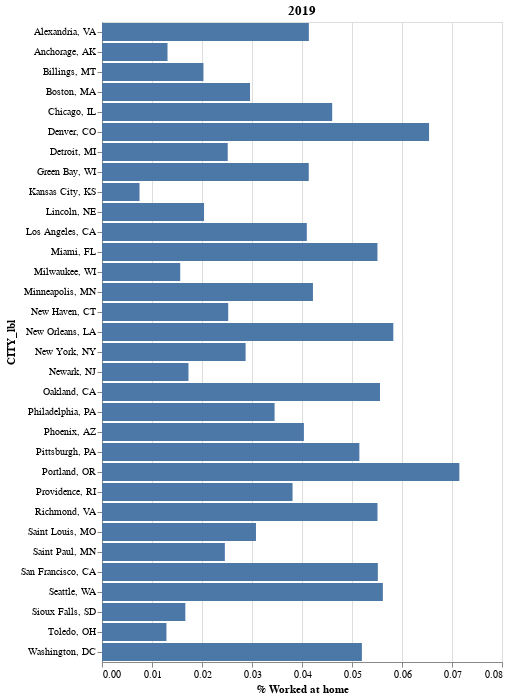

The notebook cell this image was saved under:
### Markdown cell above
## Well. That's a mess.
## How about we scale this back a bit...Just % Worked at home for the year 2019, and display it as a vertical bar chart

### Code cell
# Start with just a 1 year
one_year = table[table["YEAR"]==2019]
bar = alt.Chart(one_year, title="2019").mark_bar().encode(
        alt.X('% Worked at home'),
        alt.Y('CITY_lbl:N'),
    )
bar

### Figure 1 — Vega-Lite specification as saved in the notebook (floating-point values rounded to 4 significant figures)
{"config": {"view": {"continuousWidth": 400, "continuousHeight": 300}}, "data": {"name": "data-ddc346951445cd63047652a19abe7746"}, "mark": "bar", "encoding": {"x": {"type": "quantitative", "field": "% Worked at home"}, "y": {"type": "nominal", "field": "CITY_lbl"}}, "title": "2019", "$schema": "https://vega.github.io/schema/vega-lite/v4.8.1.json", "datasets": {"data-ddc346951445cd63047652a19abe7746": [{"YEAR": 2019, "CITY_lbl": "Alexandria, VA", "Auto, truck, or van": 492, "Bicycle": 13, "Bus": 31, "Bus or trolley bus": 0, "Ferryboat": 0, "Light rail, streetcar, or trolley (Carro público in PR)": 2, "Long-distance train or commuter train": 1, "Motorcycle": 0, "N/A": 271, "Other": 10, "Streetcar or trolley car (publico in Puerto Rico, 2000)": 0, "Subway or elevated": 101, "Taxicab": 4, "Walked only": 25, "Worked at home": 41, "All": 991, "% Auto, truck, or van": 0.4965, "% Bicycle": 0.01312, "% Bus or trolley bus": 0.0, "% Long-distance train or commuter train": 0.001009, "% Motorcycle": 0.0, "% N/A": 0.2735, "% Other": 0.01009, "% Subway or elevated": 0.1019, "% Taxicab": 0.004036, "% Walked only": 0.02523, "% Worked at home": 0.04137, "% Streetcar or trolley car (publico in Puerto Rico, 2000)": 0.0, "% Ferryboat": 0.0, "% Bus": 0.03128, "% Light rail, streetcar, or trolley (Carro público in PR)": 0.002018}, {"YEAR": 2019, "CITY_lbl": "Anchorage, AK", "Auto, truck, or van": 392, "Bicycle": 4, "Bus": 6, "Bus or trolley bus": 0, "Ferryboat": 0, "Light rail, streetcar, or trolley (Carro público in PR)": 0, "Long-distance train or commuter train": 0, "Motorcycle": 0, "N/A": 264, "Other": 7, "Streetcar or trolley car (publico in Puerto Rico, 2000)": 0, "Subway or elevated": 0, "Taxicab": 0, "Walked only": 5, "Worked at home": 9, "All": 687, "% Auto, truck, or van": 0.5706, "% Bicycle": 0.005822, "% Bus or trolley bus": 0.0, "% Long-distance train or commuter train": 0.0, "% Motorcycle": 0.0, "% N/A": 0.3843, "% Other": 0.01019, "% Subway or elevated": 0.0, "% Taxicab": 0.0, "% Walked only": 0.007278, "% Worked at home": 0.0131, "% Streetcar or trolley car (publico in Puerto Rico, 2000)": 0.0, "% Ferryboat": 0.0, "% Bus": 0.008734, "% Light rail, streetcar, or trolley (Carro público in PR)": 0.0}, {"YEAR": 2019, "CITY_lbl": "Billings, MT", "Auto, truck, or van": 186, "Bicycle": 0, "Bus": 1, "Bus or trolley bus": 0, "Ferryboat": 0, "Light rail, streetcar, or trolley (Carro público in PR)": 0, "Long-distance train or commuter train": 0, "Motorcycle": 1, "N/A": 144, "Other": 1, "Streetcar or trolley car (publico in Puerto Rico, 2000)": 0, "Subway or elevated": 0, "Taxicab": 0, "Walked only": 5, "Worked at home": 7, "All": 345, "% Auto, truck, or van": 0.5391, "% Bicycle": 0.0, "% Bus or trolley bus": 0.0, "% Long-distance train or commuter train": 0.0, "% Motorcycle": 0.002899, "% N/A": 0.4174, "% Other": 0.002899, "% Subway or elevated": 0.0, "% Taxicab": 0.0, "% Walked only": 0.01449, "% Worked at home": 0.02029, "% Streetcar or trolley car (publico in Puerto Rico, 2000)": 0.0, "% Ferryboat": 0.0, "% Bus": 0.002899, "% Light rail, streetcar, or trolley (Carro público in PR)": 0.0}, {"YEAR": 2019, "CITY_lbl": "Boston, MA", "Auto, truck, or van": 1062, "Bicycle": 91, "Bus": 234, "Bus or trolley bus": 0, "Ferryboat": 1, "Light rail, streetcar, or trolley (Carro público in PR)": 23, "Long-distance train or commuter train": 45, "Motorcycle": 1, "N/A": 724, "Other": 26, "Streetcar or trolley car (publico in Puerto Rico, 2000)": 0, "Subway or elevated": 555, "Taxicab": 20, "Walked only": 397, "Worked at home": 97, "All": 3276, "% Auto, truck, or van": 0.3242, "% Bicycle": 0.02778, "% Bus or trolley bus": 0.0, "% Long-distance train or commuter train": 0.01374, "% Motorcycle": 0.0003053, "% N/A": 0.221, "% Other": 0.007937, "% Subway or elevated": 0.1694, "% Taxicab": 0.006105, "% Walked only": 0.1212, "% Worked at home": 0.02961, "% Streetcar or trolley car (publico in Puerto Rico, 2000)": 0.0, "% Ferryboat": 0.0003053, "% Bus": 0.07143, "% Light rail, streetcar, or trolley (Carro público in PR)": 0.007021}, {"YEAR": 2019, "CITY_lbl": "Chicago, IL", "Auto, truck, or van": 4013, "Bicycle": 146, "Bus": 755, "Bus or trolley bus": 0, "Ferryboat": 0, "Light rail, streetcar, or trolley (Carro público in PR)": 22, "Long-distance train or commuter train": 140, "Motorcycle": 6, "N/A": 3286, "Other": 57, "Streetcar or trolley car (publico in Puerto Rico, 2000)": 0, "Subway or elevated": 1277, "Taxicab": 76, "Walked only": 417, "Worked at home": 492, "All": 10687, "% Auto, truck, or van": 0.3755, "% Bicycle": 0.01366, "% Bus or trolley bus": 0.0, "% Long-distance train or commuter train": 0.0131, "% Motorcycle": 0.0005614, "% N/A": 0.3075, "% Other": 0.005334, "% Subway or elevated": 0.1195, "% Taxicab": 0.007111, "% Walked only": 0.03902, "% Worked at home": 0.04604, "% Streetcar or trolley car (publico in Puerto Rico, 2000)": 0.0, "% Ferryboat": 0.0, "% Bus": 0.07065, "% Light rail, streetcar, or trolley (Carro público in PR)": 0.002059}, {"YEAR": 2019, "CITY_lbl": "Denver, CO", "Auto, truck, or van": 1912, "Bicycle": 69, "Bus": 104, "Bus or trolley bus": 0, "Ferryboat": 0, "Light rail, streetcar, or trolley (Carro público in PR)": 59, "Long-distance train or commuter train": 8, "Motorcycle": 12, "N/A": 947, "Other": 13, "Streetcar or trolley car (publico in Puerto Rico, 2000)": 0, "Subway or elevated": 12, "Taxicab": 8, "Walked only": 128, "Worked at home": 229, "All": 3501, "% Auto, truck, or van": 0.5461, "% Bicycle": 0.01971, "% Bus or trolley bus": 0.0, "% Long-distance train or commuter train": 0.002285, "% Motorcycle": 0.003428, "% N/A": 0.2705, "% Other": 0.003713, "% Subway or elevated": 0.003428, "% Taxicab": 0.002285, "% Walked only": 0.03656, "% Worked at home": 0.06541, "% Streetcar or trolley car (publico in Puerto Rico, 2000)": 0.0, "% Ferryboat": 0.0, "% Bus": 0.02971, "% Light rail, streetcar, or trolley (Carro público in PR)": 0.01685}, {"YEAR": 2019, "CITY_lbl": "Detroit, MI", "Auto, truck, or van": 741, "Bicycle": 4, "Bus": 60, "Bus or trolley bus": 0, "Ferryboat": 0, "Light rail, streetcar, or trolley (Carro público in PR)": 3, "Long-distance train or commuter train": 0, "Motorcycle": 1, "N/A": 642, "Other": 17, "Streetcar or trolley car (publico in Puerto Rico, 2000)": 0, "Subway or elevated": 2, "Taxicab": 1, "Walked only": 41, "Worked at home": 39, "All": 1551, "% Auto, truck, or van": 0.4778, "% Bicycle": 0.002579, "% Bus or trolley bus": 0.0, "% Long-distance train or commuter train": 0.0, "% Motorcycle": 0.0006447, "% N/A": 0.4139, "% Other": 0.01096, "% Subway or elevated": 0.001289, "% Taxicab": 0.0006447, "% Walked only": 0.02643, "% Worked at home": 0.02515, "% Streetcar or trolley car (publico in Puerto Rico, 2000)": 0.0, "% Ferryboat": 0.0, "% Bus": 0.03868, "% Light rail, streetcar, or trolley (Carro público in PR)": 0.001934}, {"YEAR": 2019, "CITY_lbl": "Green Bay, WI", "Auto, truck, or van": 157, "Bicycle": 1, "Bus": 3, "Bus or trolley bus": 0, "Ferryboat": 0, "Light rail, streetcar, or trolley (Carro público in PR)": 0, "Long-distance train or commuter train": 0, "Motorcycle": 1, "N/A": 90, "Other": 0, "Streetcar or trolley car (publico in Puerto Rico, 2000)": 0, "Subway or elevated": 0, "Taxicab": 0, "Walked only": 3, "Worked at home": 11, "All": 266, "% Auto, truck, or van": 0.5902, "% Bicycle": 0.003759, "% Bus or trolley bus": 0.0, "% Long-distance train or commuter train": 0.0, "% Motorcycle": 0.003759, "% N/A": 0.3383, "% Other": 0.0, "% Subway or elevated": 0.0, "% Taxicab": 0.0, "% Walked only": 0.01128, "% Worked at home": 0.04135, "% Streetcar or trolley car (publico in Puerto Rico, 2000)": 0.0, "% Ferryboat": 0.0, "% Bus": 0.01128, "% Light rail, streetcar, or trolley (Carro público in PR)": 0.0}, {"YEAR": 2019, "CITY_lbl": "Kansas City, KS", "Auto, truck, or van": 364, "Bicycle": 1, "Bus": 1, "Bus or trolley bus": 0, "Ferryboat": 0, "Light rail, streetcar, or trolley (Carro público in PR)": 0, "Long-distance train or commuter train": 0, "Motorcycle": 0, "N/A": 288, "Other": 1, "Streetcar or trolley car (publico in Puerto Rico, 2000)": 0, "Subway or elevated": 0, "Taxicab": 0, "Walked only": 6, "Worked at home": 5, "All": 666, "% Auto, truck, or van": 0.5465, "% Bicycle": 0.001502, "% Bus or trolley bus": 0.0, "% Long-distance train or commuter train": 0.0, "% Motorcycle": 0.0, "% N/A": 0.4324, "% Other": 0.001502, "% Subway or elevated": 0.0, "% Taxicab": 0.0, "% Walked only": 0.009009, "% Worked at home": 0.007508, "% Streetcar or trolley car (publico in Puerto Rico, 2000)": 0.0, "% Ferryboat": 0.0, "% Bus": 0.001502, "% Light rail, streetcar, or trolley (Carro público in PR)": 0.0}, {"YEAR": 2019, "CITY_lbl": "Lincoln, NE", "Auto, truck, or van": 673, "Bicycle": 6, "Bus": 3, "Bus or trolley bus": 0, "Ferryboat": 0, "Light rail, streetcar, or trolley (Carro público in PR)": 0, "Long-distance train or commuter train": 0, "Motorcycle": 0, "N/A": 460, "Other": 3, "Streetcar or trolley car (publico in Puerto Rico, 2000)": 0, "Subway or elevated": 0, "Taxicab": 0, "Walked only": 7, "Worked at home": 24, "All": 1176, "% Auto, truck, or van": 0.5723, "% Bicycle": 0.005102, "% Bus or trolley bus": 0.0, "% Long-distance train or commuter train": 0.0, "% Motorcycle": 0.0, "% N/A": 0.3912, "% Other": 0.002551, "% Subway or elevated": 0.0, "% Taxicab": 0.0, "% Walked only": 0.005952, "% Worked at home": 0.02041, "% Streetcar or trolley car (publico in Puerto Rico, 2000)": 0.0, "% Ferryboat": 0.0, "% Bus": 0.002551, "% Light rail, streetcar, or trolley (Carro público in PR)": 0.0}, {"YEAR": 2019, "CITY_lbl": "Los Angeles, CA", "Auto, truck, or van": 10896, "Bicycle": 123, "Bus": 829, "Bus or trolley bus": 0, "Ferryboat": 12, "Light rail, streetcar, or trolley (Carro público in PR)": 39, "Long-distance train or commuter train": 27, "Motorcycle": 29, "N/A": 6677, "Other": 145, "Streetcar or trolley car (publico in Puerto Rico, 2000)": 0, "Subway or elevated": 172, "Taxicab": 61, "Walked only": 375, "Worked at home": 828, "All": 20213, "% Auto, truck, or van": 0.5391, "% Bicycle": 0.006085, "% Bus or trolley bus": 0.0, "% Long-distance train or commuter train": 0.001336, "% Motorcycle": 0.001435, "% N/A": 0.3303, "% Other": 0.007174, "% Subway or elevated": 0.008509, "% Taxicab": 0.003018, "% Walked only": 0.01855, "% Worked at home": 0.04096, "% Streetcar or trolley car (publico in Puerto Rico, 2000)": 0.0, "% Ferryboat": 0.0005937, "% Bus": 0.04101, "% Light rail, streetcar, or trolley (Carro público in PR)": 0.001929}, {"YEAR": 2019, "CITY_lbl": "Miami, FL", "Auto, truck, or van": 959, "Bicycle": 9, "Bus": 62, "Bus or trolley bus": 0, "Ferryboat": 0, "Light rail, streetcar, or trolley (Carro público in PR)": 4, "Long-distance train or commuter train": 2, "Motorcycle": 8, "N/A": 514, "Other": 30, "Streetcar or trolley car (publico in Puerto Rico, 2000)": 0, "Subway or elevated": 16, "Taxicab": 15, "Walked only": 79, "Worked at home": 99, "All": 1797, "% Auto, truck, or van": 0.5337, "% Bicycle": 0.005008, "% Bus or trolley bus": 0.0, "% Long-distance train or commuter train": 0.001113, "% Motorcycle": 0.004452, "% N/A": 0.286, "% Other": 0.01669, "% Subway or elevated": 0.008904, "% Taxicab": 0.008347, "% Walked only": 0.04396, "% Worked at home": 0.05509, "% Streetcar or trolley car (publico in Puerto Rico, 2000)": 0.0, "% Ferryboat": 0.0, "% Bus": 0.0345, "% Light rail, streetcar, or trolley (Carro público in PR)": 0.002226}, {"YEAR": 2019, "CITY_lbl": "Milwaukee, WI", "Auto, truck, or van": 791, "Bicycle": 8, "Bus": 53, "Bus or trolley bus": 0, "Ferryboat": 0, "Light rail, streetcar, or trolley (Carro público in PR)": 0, "Long-distance train or commuter train": 1, "Motorcycle": 0, "N/A": 623, "Other": 5, "Streetcar or trolley car (publico in Puerto Rico, 2000)": 0, "Subway or elevated": 2, "Taxicab": 2, "Walked only": 25, "Worked at home": 24, "All": 1534, "% Auto, truck, or van": 0.5156, "% Bicycle": 0.005215, "% Bus or trolley bus": 0.0, "% Long-distance train or commuter train": 0.0006519, "% Motorcycle": 0.0, "% N/A": 0.4061, "% Other": 0.003259, "% Subway or elevated": 0.001304, "% Taxicab": 0.001304, "% Walked only": 0.0163, "% Worked at home": 0.01565, "% Streetcar or trolley car (publico in Puerto Rico, 2000)": 0.0, "% Ferryboat": 0.0, "% Bus": 0.03455, "% Light rail, streetcar, or trolley (Carro público in PR)": 0.0}, {"YEAR": 2019, "CITY_lbl": "Minneapolis, MN", "Auto, truck, or van": 661, "Bicycle": 48, "Bus": 71, "Bus or trolley bus": 0, "Ferryboat": 1, "Light rail, streetcar, or trolley (Carro público in PR)": 24, "Long-distance train or commuter train": 1, "Motorcycle": 1, "N/A": 430, "Other": 8, "Streetcar or trolley car (publico in Puerto Rico, 2000)": 0, "Subway or elevated": 4, "Taxicab": 5, "Walked only": 40, "Worked at home": 57, "All": 1351, "% Auto, truck, or van": 0.4893, "% Bicycle": 0.03553, "% Bus or trolley bus": 0.0, "% Long-distance train or commuter train": 0.0007402, "% Motorcycle": 0.0007402, "% N/A": 0.3183, "% Other": 0.005922, "% Subway or elevated": 0.002961, "% Taxicab": 0.003701, "% Walked only": 0.02961, "% Worked at home": 0.04219, "% Streetcar or trolley car (publico in Puerto Rico, 2000)": 0.0, "% Ferryboat": 0.0007402, "% Bus": 0.05255, "% Light rail, streetcar, or trolley (Carro público in PR)": 0.01776}, {"YEAR": 2019, "CITY_lbl": "New Haven, CT", "Auto, truck, or van": 219, "Bicycle": 14, "Bus": 35, "Bus or trolley bus": 0, "Ferryboat": 0, "Light rail, streetcar, or trolley (Carro público in PR)": 1, "Long-distance train or commuter train": 5, "Motorcycle": 0, "N/A": 169, "Other": 0, "Streetcar or trolley car (publico in Puerto Rico, 2000)": 0, "Subway or elevated": 1, "Taxicab": 0, "Walked only": 58, "Worked at home": 13, "All": 515, "% Auto, truck, or van": 0.4252, "% Bicycle": 0.02718, "% Bus or trolley bus": 0.0, "% Long-distance train or commuter train": 0.009709, "% Motorcycle": 0.0, "% N/A": 0.3282, "% Other": 0.0, "% Subway or elevated": 0.001942, "% Taxicab": 0.0, "% Walked only": 0.1126, "% Worked at home": 0.02524, "% Streetcar or trolley car (publico in Puerto Rico, 2000)": 0.0, "% Ferryboat": 0.0, "% Bus": 0.06796, "% Light rail, streetcar, or trolley (Carro público in PR)": 0.001942}, {"YEAR": 2019, "CITY_lbl": "New Orleans, LA", "Auto, truck, or van": 1276, "Bicycle": 70, "Bus": 46, "Bus or trolley bus": 0, "Ferryboat": 0, "Light rail, streetcar, or trolley (Carro público in PR)": 14, "Long-distance train or commuter train": 0, "Motorcycle": 9, "N/A": 657, "Other": 17, "Streetcar or trolley car (publico in Puerto Rico, 2000)": 0, "Subway or elevated": 1, "Taxicab": 7, "Walked only": 69, "Worked at home": 134, "All": 2300, "% Auto, truck, or van": 0.5548, "% Bicycle": 0.03043, "% Bus or trolley bus": 0.0, "% Long-distance train or commuter train": 0.0, "% Motorcycle": 0.003913, "% N/A": 0.2857, "% Other": 0.007391, "% Subway or elevated": 0.0004348, "% Taxicab": 0.003043, "% Walked only": 0.03, "% Worked at home": 0.05826, "% Streetcar or trolley car (publico in Puerto Rico, 2000)": 0.0, "% Ferryboat": 0.0, "% Bus": 0.02, "% Light rail, streetcar, or trolley (Carro público in PR)": 0.006087}, {"YEAR": 2019, "CITY_lbl": "New York, NY", "Auto, truck, or van": 6531, "Bicycle": 347, "Bus": 1962, "Bus or trolley bus": 0, "Ferryboat": 108, "Light rail, streetcar, or trolley (Carro público in PR)": 18, "Long-distance train or commuter train": 339, "Motorcycle": 27, "N/A": 11586, "Other": 150, "Streetcar or trolley car (publico in Puerto Rico, 2000)": 0, "Subway or elevated": 10592, "Taxicab": 224, "Walked only": 2002, "Worked at home": 1002, "All": 34888, "% Auto, truck, or van": 0.1872, "% Bicycle": 0.009946, "% Bus or trolley bus": 0.0, "% Long-distance train or commuter train": 0.009717, "% Motorcycle": 0.0007739, "% N/A": 0.3321, "% Other": 0.004299, "% Subway or elevated": 0.3036, "% Taxicab": 0.006421, "% Walked only": 0.05738, "% Worked at home": 0.02872, "% Streetcar or trolley car (publico in Puerto Rico, 2000)": 0.0, "% Ferryboat": 0.003096, "% Bus": 0.05624, "% Light rail, streetcar, or trolley (Carro público in PR)": 0.0005159}, {"YEAR": 2019, "CITY_lbl": "Newark, NJ", "Auto, truck, or van": 347, "Bicycle": 2, "Bus": 85, "Bus or trolley bus": 0, "Ferryboat": 0, "Light rail, streetcar, or trolley (Carro público in PR)": 1, "Long-distance train or commuter train": 15, "Motorcycle": 0, "N/A": 397, "Other": 58, "Streetcar or trolley car (publico in Puerto Rico, 2000)": 0, "Subway or elevated": 26, "Taxicab": 9, "Walked only": 26, "Worked at home": 17, "All": 983, "% Auto, truck, or van": 0.353, "% Bicycle": 0.002035, "% Bus or trolley bus": 0.0, "% Long-distance train or commuter train": 0.01526, "% Motorcycle": 0.0, "% N/A": 0.4039, "% Other": 0.059, "% Subway or elevated": 0.02645, "% Taxicab": 0.009156, "% Walked only": 0.02645, "% Worked at home": 0.01729, "% Streetcar or trolley car (publico in Puerto Rico, 2000)": 0.0, "% Ferryboat": 0.0, "% Bus": 0.08647, "% Light rail, streetcar, or trolley (Carro público in PR)": 0.001017}, {"YEAR": 2019, "CITY_lbl": "Oakland, CA", "Auto, truck, or van": 992, "Bicycle": 69, "Bus": 130, "Bus or trolley bus": 0, "Ferryboat": 6, "Light rail, streetcar, or trolley (Carro público in PR)": 8, "Long-distance train or commuter train": 41, "Motorcycle": 12, "N/A": 764, "Other": 14, "Streetcar or trolley car (publico in Puerto Rico, 2000)": 0, "Subway or elevated": 316, "Taxicab": 2, "Walked only": 58, "Worked at home": 142, "All": 2554, "% Auto, truck, or van": 0.3884, "% Bicycle": 0.02702, "% Bus or trolley bus": 0.0, "% Long-distance train or commuter train": 0.01605, "% Motorcycle": 0.004699, "% N/A": 0.2991, "% Other": 0.005482, "% Subway or elevated": 0.1237, "% Taxicab": 0.0007831, "% Walked only": 0.02271, "% Worked at home": 0.0556, "% Streetcar or trolley car (publico in Puerto Rico, 2000)": 0.0, "% Ferryboat": 0.002349, "% Bus": 0.0509, "% Light rail, streetcar, or trolley (Carro público in PR)": 0.003132}, {"YEAR": 2019, "CITY_lbl": "Philadelphia, PA", "Auto, truck, or van": 1482, "Bicycle": 72, "Bus": 276, "Bus or trolley bus": 0, "Ferryboat": 0, "Light rail, streetcar, or trolley (Carro público in PR)": 30, "Long-distance train or commuter train": 74, "Motorcycle": 4, "N/A": 1331, "Other": 29, "Streetcar or trolley car (publico in Puerto Rico, 2000)": 0, "Subway or elevated": 197, "Taxicab": 10, "Walked only": 243, "Worked at home": 134, "All": 3882, "% Auto, truck, or van": 0.3818, "% Bicycle": 0.01855, "% Bus or trolley bus": 0.0, "% Long-distance train or commuter train": 0.01906, "% Motorcycle": 0.00103, "% N/A": 0.3429, "% Other": 0.00747, "% Subway or elevated": 0.05075, "% Taxicab": 0.002576, "% Walked only": 0.0626, "% Worked at home": 0.03452, "% Streetcar or trolley car (publico in Puerto Rico, 2000)": 0.0, "% Ferryboat": 0.0, "% Bus": 0.0711, "% Light rail, streetcar, or trolley (Carro público in PR)": 0.007728}, {"YEAR": 2019, "CITY_lbl": "Phoenix, AZ", "Auto, truck, or van": 3665, "Bicycle": 30, "Bus": 84, "Bus or trolley bus": 0, "Ferryboat": 1, "Light rail, streetcar, or trolley (Carro público in PR)": 21, "Long-distance train or commuter train": 0, "Motorcycle": 12, "N/A": 2615, "Other": 47, "Streetcar or trolley car (publico in Puerto Rico, 2000)": 0, "Subway or elevated": 0, "Taxicab": 8, "Walked only": 52, "Worked at home": 275, "All": 6810, "% Auto, truck, or van": 0.5382, "% Bicycle": 0.004405, "% Bus or trolley bus": 0.0, "% Long-distance train or commuter train": 0.0, "% Motorcycle": 0.001762, "% N/A": 0.384, "% Other": 0.006902, "% Subway or elevated": 0.0, "% Taxicab": 0.001175, "% Walked only": 0.007636, "% Worked at home": 0.04038, "% Streetcar or trolley car (publico in Puerto Rico, 2000)": 0.0, "% Ferryboat": 0.0001468, "% Bus": 0.01233, "% Light rail, streetcar, or trolley (Carro público in PR)": 0.003084}, {"YEAR": 2019, "CITY_lbl": "Pittsburgh, PA", "Auto, truck, or van": 518, "Bicycle": 17, "Bus": 120, "Bus or trolley bus": 0, "Ferryboat": 0, "Light rail, streetcar, or trolley (Carro público in PR)": 3, "Long-distance train or commuter train": 0, "Motorcycle": 3, "N/A": 283, "Other": 8, "Streetcar or trolley car (publico in Puerto Rico, 2000)": 0, "Subway or elevated": 6, "Taxicab": 3, "Walked only": 71, "Worked at home": 56, "All": 1088, "% Auto, truck, or van": 0.4761, "% Bicycle": 0.01562, "% Bus or trolley bus": 0.0, "% Long-distance train or commuter train": 0.0, "% Motorcycle": 0.002757, "% N/A": 0.2601, "% Other": 0.007353, "% Subway or elevated": 0.005515, "% Taxicab": 0.002757, "% Walked only": 0.06526, "% Worked at home": 0.05147, "% Streetcar or trolley car (publico in Puerto Rico, 2000)": 0.0, "% Ferryboat": 0.0, "% Bus": 0.1103, "% Light rail, streetcar, or trolley (Carro público in PR)": 0.002757}, {"YEAR": 2019, "CITY_lbl": "Portland, OR", "Auto, truck, or van": 1642, "Bicycle": 172, "Bus": 209, "Bus or trolley bus": 0, "Ferryboat": 1, "Light rail, streetcar, or trolley (Carro público in PR)": 71, "Long-distance train or commuter train": 4, "Motorcycle": 7, "N/A": 961, "Other": 15, "Streetcar or trolley car (publico in Puerto Rico, 2000)": 0, "Subway or elevated": 6, "Taxicab": 1, "Walked only": 133, "Worked at home": 248, "All": 3470, "% Auto, truck, or van": 0.4732, "% Bicycle": 0.04957, "% Bus or trolley bus": 0.0, "% Long-distance train or commuter train": 0.001153, "% Motorcycle": 0.002017, "% N/A": 0.2769, "% Other": 0.004323, "% Subway or elevated": 0.001729, "% Taxicab": 0.0002882, "% Walked only": 0.03833, "% Worked at home": 0.07147, "% Streetcar or trolley car (publico in Puerto Rico, 2000)": 0.0, "% Ferryboat": 0.0002882, "% Bus": 0.06023, "% Light rail, streetcar, or trolley (Carro público in PR)": 0.02046}, {"YEAR": 2019, "CITY_lbl": "Providence, RI", "Auto, truck, or van": 286, "Bicycle": 4, "Bus": 18, "Bus or trolley bus": 0, "Ferryboat": 0, "Light rail, streetcar, or trolley (Carro público in PR)": 0, "Long-distance train or commuter train": 11, "Motorcycle": 0, "N/A": 178, "Other": 4, "Streetcar or trolley car (publico in Puerto Rico, 2000)": 0, "Subway or elevated": 0, "Taxicab": 1, "Walked only": 28, "Worked at home": 21, "All": 551, "% Auto, truck, or van": 0.5191, "% Bicycle": 0.00726, "% Bus or trolley bus": 0.0, "% Long-distance train or commuter train": 0.01996, "% Motorcycle": 0.0, "% N/A": 0.323, "% Other": 0.00726, "% Subway or elevated": 0.0, "% Taxicab": 0.001815, "% Walked only": 0.05082, "% Worked at home": 0.03811, "% Streetcar or trolley car (publico in Puerto Rico, 2000)": 0.0, "% Ferryboat": 0.0, "% Bus": 0.03267, "% Light rail, streetcar, or trolley (Carro público in PR)": 0.0}, {"YEAR": 2019, "CITY_lbl": "Richmond, VA", "Auto, truck, or van": 681, "Bicycle": 12, "Bus": 33, "Bus or trolley bus": 0, "Ferryboat": 0, "Light rail, streetcar, or trolley (Carro público in PR)": 0, "Long-distance train or commuter train": 1, "Motorcycle": 3, "N/A": 265, "Other": 9, "Streetcar or trolley car (publico in Puerto Rico, 2000)": 0, "Subway or elevated": 0, "Taxicab": 1, "Walked only": 24, "Worked at home": 60, "All": 1089, "% Auto, truck, or van": 0.6253, "% Bicycle": 0.01102, "% Bus or trolley bus": 0.0, "% Long-distance train or commuter train": 0.0009183, "% Motorcycle": 0.002755, "% N/A": 0.2433, "% Other": 0.008264, "% Subway or elevated": 0.0, "% Taxicab": 0.0009183, "% Walked only": 0.02204, "% Worked at home": 0.0551, "% Streetcar or trolley car (publico in Puerto Rico, 2000)": 0.0, "% Ferryboat": 0.0, "% Bus": 0.0303, "% Light rail, streetcar, or trolley (Carro público in PR)": 0.0}, {"YEAR": 2019, "CITY_lbl": "Saint Louis, MO", "Auto, truck, or van": 738, "Bicycle": 10, "Bus": 30, "Bus or trolley bus": 0, "Ferryboat": 0, "Light rail, streetcar, or trolley (Carro público in PR)": 4, "Long-distance train or commuter train": 0, "Motorcycle": 0, "N/A": 375, "Other": 6, "Streetcar or trolley car (publico in Puerto Rico, 2000)": 0, "Subway or elevated": 5, "Taxicab": 2, "Walked only": 26, "Worked at home": 38, "All": 1234, "% Auto, truck, or van": 0.5981, "% Bicycle": 0.008104, "% Bus or trolley bus": 0.0, "% Long-distance train or commuter train": 0.0, "% Motorcycle": 0.0, "% N/A": 0.3039, "% Other": 0.004862, "% Subway or elevated": 0.004052, "% Taxicab": 0.001621, "% Walked only": 0.02107, "% Worked at home": 0.03079, "% Streetcar or trolley car (publico in Puerto Rico, 2000)": 0.0, "% Ferryboat": 0.0, "% Bus": 0.02431, "% Light rail, streetcar, or trolley (Carro público in PR)": 0.003241}, {"YEAR": 2019, "CITY_lbl": "Saint Paul, MN", "Auto, truck, or van": 465, "Bicycle": 6, "Bus": 35, "Bus or trolley bus": 0, "Ferryboat": 0, "Light rail, streetcar, or trolley (Carro público in PR)": 22, "Long-distance train or commuter train": 1, "Motorcycle": 1, "N/A": 361, "Other": 7, "Streetcar or trolley car (publico in Puerto Rico, 2000)": 0, "Subway or elevated": 1, "Taxicab": 0, "Walked only": 14, "Worked at home": 23, "All": 936, "% Auto, truck, or van": 0.4968, "% Bicycle": 0.00641, "% Bus or trolley bus": 0.0, "% Long-distance train or commuter train": 0.001068, "% Motorcycle": 0.001068, "% N/A": 0.3857, "% Other": 0.007479, "% Subway or elevated": 0.001068, "% Taxicab": 0.0, "% Walked only": 0.01496, "% Worked at home": 0.02457, "% Streetcar or trolley car (publico in Puerto Rico, 2000)": 0.0, "% Ferryboat": 0.0, "% Bus": 0.03739, "% Light rail, streetcar, or trolley (Carro público in PR)": 0.0235}, {"YEAR": 2019, "CITY_lbl": "San Francisco, CA", "Auto, truck, or van": 1258, "Bicycle": 171, "Bus": 736, "Bus or trolley bus": 0, "Ferryboat": 0, "Light rail, streetcar, or trolley (Carro público in PR)": 78, "Long-distance train or commuter train": 77, "Motorcycle": 39, "N/A": 1023, "Other": 60, "Streetcar or trolley car (publico in Puerto Rico, 2000)": 0, "Subway or elevated": 310, "Taxicab": 56, "Walked only": 405, "Worked at home": 246, "All": 4459, "% Auto, truck, or van": 0.2821, "% Bicycle": 0.03835, "% Bus or trolley bus": 0.0, "% Long-distance train or commuter train": 0.01727, "% Motorcycle": 0.008746, "% N/A": 0.2294, "% Other": 0.01346, "% Subway or elevated": 0.06952, "% Taxicab": 0.01256, "% Walked only": 0.09083, "% Worked at home": 0.05517, "% Streetcar or trolley car (publico in Puerto Rico, 2000)": 0.0, "% Ferryboat": 0.0, "% Bus": 0.1651, "% Light rail, streetcar, or trolley (Carro público in PR)": 0.01749}, {"YEAR": 2019, "CITY_lbl": "Seattle, WA", "Auto, truck, or van": 1476, "Bicycle": 105, "Bus": 573, "Bus or trolley bus": 0, "Ferryboat": 6, "Light rail, streetcar, or trolley (Carro público in PR)": 83, "Long-distance train or commuter train": 3, "Motorcycle": 13, "N/A": 954, "Other": 15, "Streetcar or trolley car (publico in Puerto Rico, 2000)": 0, "Subway or elevated": 16, "Taxicab": 9, "Walked only": 225, "Worked at home": 207, "All": 3685, "% Auto, truck, or van": 0.4005, "% Bicycle": 0.02849, "% Bus or trolley bus": 0.0, "% Long-distance train or commuter train": 0.0008141, "% Motorcycle": 0.003528, "% N/A": 0.2589, "% Other": 0.004071, "% Subway or elevated": 0.004342, "% Taxicab": 0.002442, "% Walked only": 0.06106, "% Worked at home": 0.05617, "% Streetcar or trolley car (publico in Puerto Rico, 2000)": 0.0, "% Ferryboat": 0.001628, "% Bus": 0.1555, "% Light rail, streetcar, or trolley (Carro público in PR)": 0.02252}, {"YEAR": 2019, "CITY_lbl": "Sioux Falls, SD", "Auto, truck, or van": 364, "Bicycle": 0, "Bus": 2, "Bus or trolley bus": 0, "Ferryboat": 0, "Light rail, streetcar, or trolley (Carro público in PR)": 0, "Long-distance train or commuter train": 0, "Motorcycle": 0, "N/A": 219, "Other": 0, "Streetcar or trolley car (publico in Puerto Rico, 2000)": 0, "Subway or elevated": 0, "Taxicab": 0, "Walked only": 5, "Worked at home": 10, "All": 600, "% Auto, truck, or van": 0.6067, "% Bicycle": 0.0, "% Bus or trolley bus": 0.0, "% Long-distance train or commuter train": 0.0, "% Motorcycle": 0.0, "% N/A": 0.365, "% Other": 0.0, "% Subway or elevated": 0.0, "% Taxicab": 0.0, "% Walked only": 0.008333, "% Worked at home": 0.01667, "% Streetcar or trolley car (publico in Puerto Rico, 2000)": 0.0, "% Ferryboat": 0.0, "% Bus": 0.003333, "% Light rail, streetcar, or trolley (Carro público in PR)": 0.0}, {"YEAR": 2019, "CITY_lbl": "Toledo, OH", "Auto, truck, or van": 494, "Bicycle": 1, "Bus": 12, "Bus or trolley bus": 0, "Ferryboat": 0, "Light rail, streetcar, or trolley (Carro público in PR)": 0, "Long-distance train or commuter train": 0, "Motorcycle": 2, "N/A": 390, "Other": 2, "Streetcar or trolley car (publico in Puerto Rico, 2000)": 0, "Subway or elevated": 0, "Taxicab": 1, "Walked only": 17, "Worked at home": 12, "All": 931, "% Auto, truck, or van": 0.5306, "% Bicycle": 0.001074, "% Bus or trolley bus": 0.0, "% Long-distance train or commuter train": 0.0, "% Motorcycle": 0.002148, "% N/A": 0.4189, "% Other": 0.002148, "% Subway or elevated": 0.0, "% Taxicab": 0.001074, "% Walked only": 0.01826, "% Worked at home": 0.01289, "% Streetcar or trolley car (publico in Puerto Rico, 2000)": 0.0, "% Ferryboat": 0.0, "% Bus": 0.01289, "% Light rail, streetcar, or trolley (Carro público in PR)": 0.0}, {"YEAR": 2019, "CITY_lbl": "Washington, DC", "Auto, truck, or van": 1008, "Bicycle": 162, "Bus": 270, "Bus or trolley bus": 0, "Ferryboat": 0, "Light rail, streetcar, or trolley (Carro público in PR)": 6, "Long-distance train or commuter train": 14, "Motorcycle": 8, "N/A": 881, "Other": 44, "Streetcar or trolley car (publico in Puerto Rico, 2000)": 0, "Subway or elevated": 656, "Taxicab": 28, "Walked only": 370, "Worked at home": 189, "All": 3636, "% Auto, truck, or van": 0.2772, "% Bicycle": 0.04455, "% Bus or trolley bus": 0.0, "% Long-distance train or commuter train": 0.00385, "% Motorcycle": 0.0022, "% N/A": 0.2423, "% Other": 0.0121, "% Subway or elevated": 0.1804, "% Taxicab": 0.007701, "% Walked only": 0.1018, "% Worked at home": 0.05198, "% Streetcar or trolley car (publico in Puerto Rico, 2000)": 0.0, "% Ferryboat": 0.0, "% Bus": 0.07426, "% Light rail, streetcar, or trolley (Carro público in PR)": 0.00165}]}}
